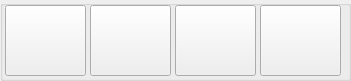
   <widget class="QGroupBox" name="groupBoxHomeTopRight">
    <property name="geometry">
     <rect>
      <x>680</x>
      <y>0</y>
      <width>351</width>
      <height>81</height>
     </rect>
    </property>
    <property name="title">
     <string/>
    </property>
    <widget class="QPushButton" name="btnHelp">
     <property name="geometry">
      <rect>
       <x>5</x>
       <y>5</y>
       <width>81</width>
       <height>71</height>
      </rect>
     </property>
     <property name="styleSheet">
      <string notr="true"/>
     </property>
     <property name="text">
      <string/>
     </property>
     <property name="icon">
      <iconset resource="images.qrc">
       <normaloff>:/images/help_all.png</normaloff>:/images/help_all.png</iconset>
     </property>
     <property name="iconSize">
      <size>
       <width>75</width>
       <height>75</height>
      </size>
     </property>
    </widget>
    <widget class="QPushButton" name="btnAdmin">
     <property name="geometry">
      <rect>
       <x>260</x>
       <y>5</y>
       <width>81</width>
       <height>71</height>
      </rect>
     </property>
     <property name="styleSheet">
      <string notr="true"/>
     </property>
     <property name="text">
      <string/>
     </property>
     <property name="icon">
      <iconset resource="images.qrc">
       <normaloff>:/images/admin.png</normaloff>:/images/admin.png</iconset>
     </property>
     <property name="iconSize">
      <size>
       <width>70</width>
       <height>70</height>
      </size>
     </property>
    </widget>
    <widget class="QPushButton" name="btnAlarm">
     <property name="geometry">
      <rect>
       <x>90</x>
       <y>5</y>
       <width>81</width>
       <height>71</height>
      </rect>
     </property>
     <property name="styleSheet">
      <string notr="true"/>
     </property>
     <property name="text">
      <string/>
     </property>
     <property name="icon">
      <iconset resource="images.qrc">
       <normaloff>:/images/alarm_red.png</normaloff>:/images/alarm_red.png</iconset>
     </property>
     <property name="iconSize">
      <size>
       <width>80</width>
       <height>80</height>
      </size>
     </property>
    </widget>
    <widget class="QPushButton" name="btnHandWheel">
     <property name="geometry">
      <rect>
       <x>175</x>
       <y>5</y>
       <width>81</width>
       <height>71</height>
      </rect>
     </property>
     <property name="styleSheet">
      <string notr="true"/>
     </property>
     <property name="text">
      <string/>
     </property>
     <property name="icon">
      <iconset resource="images.qrc">
       <normaloff>:/images/shoulun.png</normaloff>:/images/shoulun.png</iconset>
     </property>
     <property name="iconSize">
      <size>
       <width>70</width>
       <height>70</height>
      </size>
     </property>
    </widget>
   </widget>
